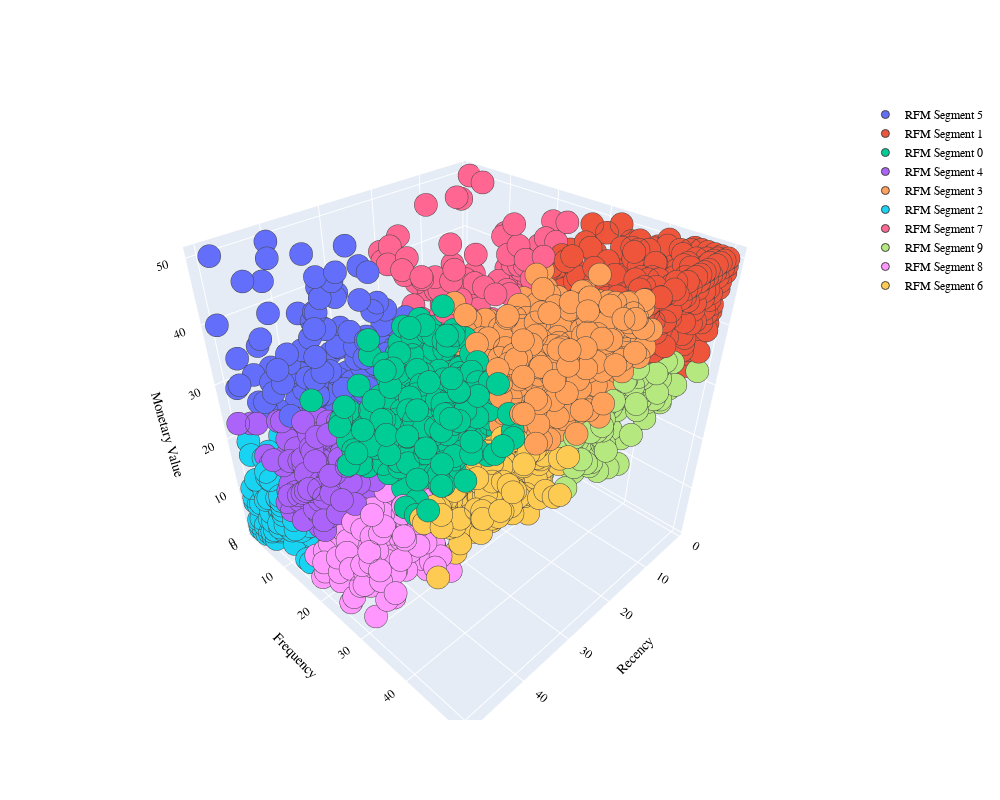

Source (notebook cell):
### Markdown cell above
#### Visualize Result

### Code cell
PLOT = go.Figure()

for C in list(RFM['Cluster'].unique()):
    
    PLOT.add_trace(go.Scatter3d(x = RFM[RFM['Cluster'] == C]['RecencyDiscretized'],
                                y = RFM[RFM['Cluster'] == C]['FrequencyDiscretized'],
                                z = RFM[RFM['Cluster'] == C]['MonetaryDiscretized'],
                                mode = 'markers', marker_size = 8, marker_line_width = 1,
                                name = 'RFM Segment ' + str(C)))

PLOT.update_layout(width = 1000, height = 800, autosize = True, showlegend = True,
                   scene = dict(xaxis=dict(title = 'Recency', titlefont_color = 'black'),
                                yaxis=dict(title = 'Frequency', titlefont_color = 'black'),
                                zaxis=dict(title = 'Monetary Value', titlefont_color = 'black')),
                   font = dict(family = "Gilroy", color  = 'black', size = 12))

PLOT.show()
# PLOT.write_html('segmentation-result.html')
Image.open(r".\plotly-objects\PNG\segmentation-result.png")

### Figure 1 — Plotly figure (JSON) as saved in the notebook; plotly's stock layout.template omitted (floating-point values rounded to 4 significant figures; data arrays with more than 128 entries replaced by an {"elided": "..."} marker saying what was removed)
{"data": [{"marker": {"line": {"width": 1}, "size": 8}, "mode": "markers", "name": "RFM Segment 5", "type": "scatter3d", "x": {"elided": "174 int values"}, "y": {"elided": "174 int values"}, "z": {"elided": "174 int values"}}, {"marker": {"line": {"width": 1}, "size": 8}, "mode": "markers", "name": "RFM Segment 1", "type": "scatter3d", "x": {"elided": "843 int values"}, "y": {"elided": "843 int values"}, "z": {"elided": "843 int values"}}, {"marker": {"line": {"width": 1}, "size": 8}, "mode": "markers", "name": "RFM Segment 0", "type": "scatter3d", "x": {"elided": "694 int values"}, "y": {"elided": "694 int values"}, "z": {"elided": "694 int values"}}, {"marker": {"line": {"width": 1}, "size": 8}, "mode": "markers", "name": "RFM Segment 4", "type": "scatter3d", "x": {"elided": "549 int values"}, "y": {"elided": "549 int values"}, "z": {"elided": "549 int values"}}, {"marker": {"line": {"width": 1}, "size": 8}, "mode": "markers", "name": "RFM Segment 3", "type": "scatter3d", "x": {"elided": "730 int values"}, "y": {"elided": "730 int values"}, "z": {"elided": "730 int values"}}, {"marker": {"line": {"width": 1}, "size": 8}, "mode": "markers", "name": "RFM Segment 2", "type": "scatter3d", "x": {"elided": "580 int values"}, "y": {"elided": "580 int values"}, "z": {"elided": "580 int values"}}, {"marker": {"line": {"width": 1}, "size": 8}, "mode": "markers", "name": "RFM Segment 7", "type": "scatter3d", "x": [1, 32, 27, 8, 13, 12, 15, 7, 8, 22, 8, 2, 29, 2, 19, 8, 4, 15, 3, 8, 5, 3, 8, 1, 3, 22, 11, 23, 16, 26, 8, 6, 15, 6, 18, 31, 11, 6, 24, 15, 26, 15, 14, 1, 17, 4, 8, 20, 3, 12, 7, 8, 7, 2, 8, 15, 11, 11, 12, 8, 4, 8, 5, 11, 15, 12, 2, 19, 12, 12, 7, 11, 31, 22, 6, 1, 4, 12, 11, 12, 18, 3, 19, 7, 19, 6, 17, 11, 21, 20, 24, 6, 22, 12, 4, 15, 3, 26, 1, 9, 9, 7, 25, 4, 13, 17, 2], "y": [14, 24, 11, 20, 6, 22, 1, 24, 6, 24, 10, 17, 27, 17, 7, 1, 4, 17, 15, 3, 11, 22, 10, 1, 15, 19, 4, 18, 31, 17, 21, 22, 27, 15, 12, 23, 7, 11, 8, 19, 22, 9, 7, 3, 13, 15, 12, 26, 13, 18, 9, 20, 6, 1, 6, 8, 25, 8, 11, 2, 12, 15, 7, 9, 15, 23, 6, 4, 15, 21, 12, 13, 19, 3, 27, 2, 8, 3, 13, 12, 4, 16, 18, 19, 2, 9, 4, 19, 22, 17, 6, 19, 19, 3, 14, 18, 13, 21, 11, 21, 3, 26, 13, 6, 1, 26, 2], "z": [34, 49, 45, 34, 20, 50, 27, 47, 49, 49, 37, 38, 50, 39, 34, 15, 9, 40, 33, 27, 20, 48, 18, 16, 28, 36, 24, 35, 49, 38, 42, 45, 47, 45, 30, 48, 26, 26, 46, 40, 41, 36, 35, 11, 31, 39, 22, 43, 34, 33, 16, 33, 14, 46, 19, 38, 42, 39, 35, 15, 35, 30, 25, 31, 40, 47, 50, 45, 36, 45, 19, 25, 48, 43, 50, 50, 18, 48, 24, 35, 38, 38, 39, 41, 40, 33, 31, 47, 38, 42, 43, 43, 49, 33, 34, 36, 27, 40, 36, 44, 29, 47, 46, 10, 34, 42, 8]}, {"marker": {"line": {"width": 1}, "size": 8}, "mode": "markers", "name": "RFM Segment 9", "type": "scatter3d", "x": {"elided": "210 int values"}, "y": {"elided": "210 int values"}, "z": {"elided": "210 int values"}}, {"marker": {"line": {"width": 1}, "size": 8}, "mode": "markers", "name": "RFM Segment 8", "type": "scatter3d", "x": {"elided": "227 int values"}, "y": {"elided": "227 int values"}, "z": {"elided": "227 int values"}}, {"marker": {"line": {"width": 1}, "size": 8}, "mode": "markers", "name": "RFM Segment 6", "type": "scatter3d", "x": {"elided": "224 int values"}, "y": {"elided": "224 int values"}, "z": {"elided": "224 int values"}}], "layout": {"autosize": true, "font": {"color": "black", "family": "Gilroy", "size": 12}, "height": 800, "scene": {"xaxis": {"title": {"font": {"color": "black"}, "text": "Recency"}}, "yaxis": {"title": {"font": {"color": "black"}, "text": "Frequency"}}, "zaxis": {"title": {"font": {"color": "black"}, "text": "Monetary Value"}}}, "showlegend": true, "width": 1000}}
